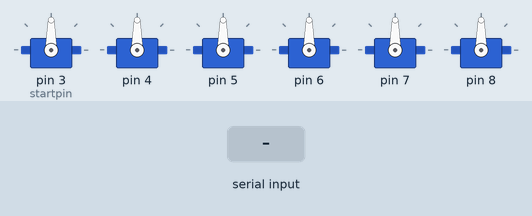
The sketch below on a simulated Arduino Uno, built with avr-gcc and run on an emulated ATmega328P. Parts: 6 × servo. The test bench sets the inputs (shaded band). What the sketch prints to the serial monitor is not drawn.

Above: at 1.2 s.
1.3 s: byte 30 received over Serial
At 1.77 s:
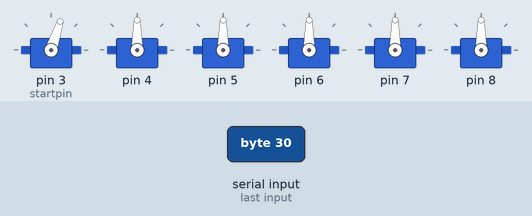
At 4.0 s:
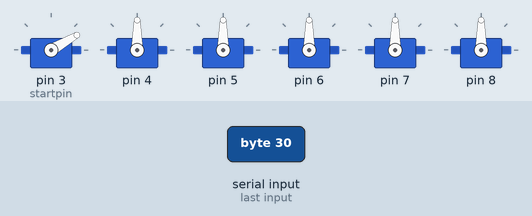
4.3 s: byte 120 received over Serial
At 7.0 s:
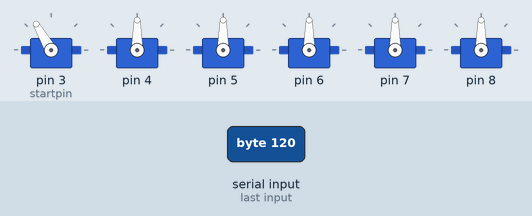
Timing chart, 0 to 8.5 s (numbered marks = the images above; inputs shaded):
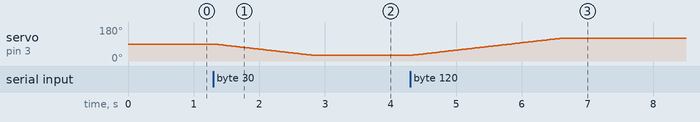

The sketch:

robot_arm_unity_controller.ino
```cpp
#include <Servo.h>

/*
// leds for testing and debugging purposes
#include <FastLED.h>

#define LED_PIN     9
#define NUM_LEDS    3
#define LED_TYPE    WS2812B
#define COLOR_ORDER GRB
CRGB leds[NUM_LEDS];
int blue = 0;

void updateLEDs(CRGB col)
{
  for(int i = 0; i < NUM_LEDS; i++)
  {
    leds[i] = col;
  }
  FastLED.show();
}
*/

#define NUM_AXES    6
Servo myservos[NUM_AXES];

int val[NUM_AXES];
int target_val[NUM_AXES];

int analog_high_end = 1024;

void setup() {
  //FastLED.addLeds<LED_TYPE, LED_PIN, COLOR_ORDER>(leds, NUM_LEDS).setCorrection( TypicalLEDStrip );
  //FastLED.setBrightness(150);
  //updateLEDs(CRGB(0,255,0));

  Serial.begin(9600);
  Serial.println("starting");
  int startpin = 3;
  for (int i = 0;  i < NUM_AXES; i++) {
    myservos[i].attach(startpin+i);
    val[i] = target_val[i] = 90;
  }

}

// id of the servo which is updated next
byte servoID = 0;

void loop() {
  // fetch and process serial input
  while (Serial.available() > 0) {
    byte input_value = Serial.read();
    if (input_value <= 180 && input_value > 0) {
      target_val[servoID] = input_value;
    } else if(input_value >= 250) {
      servoID = input_value - 250;
    }
  }

  // update servos
  for (int i = 0; i < NUM_AXES; i++) {
    if (target_val[i] > val[i]) {
      val[i]++;
    } else if (target_val[i] < val[i]) {
      val[i]--;
    }

    myservos[i].write(val[i]);
  }

  // delay controls speed of the robot's motion
  delay(25);
}
```

Measured:
- after the input at 1.3 s, servo on pin 3 (startpin): moves from 90° to 30° over 1.5 s, starting at once
- after the input at 4.3 s, servo on pin 3 (startpin): moves from 30° to 120° over 2.3 s, starting at once
